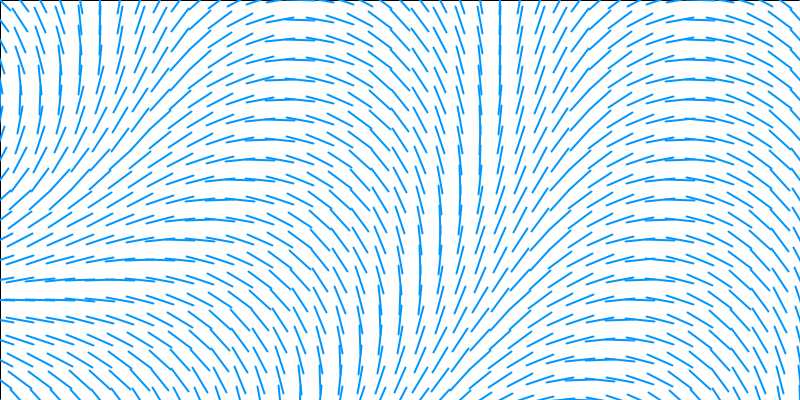
Frame 1 (no input)
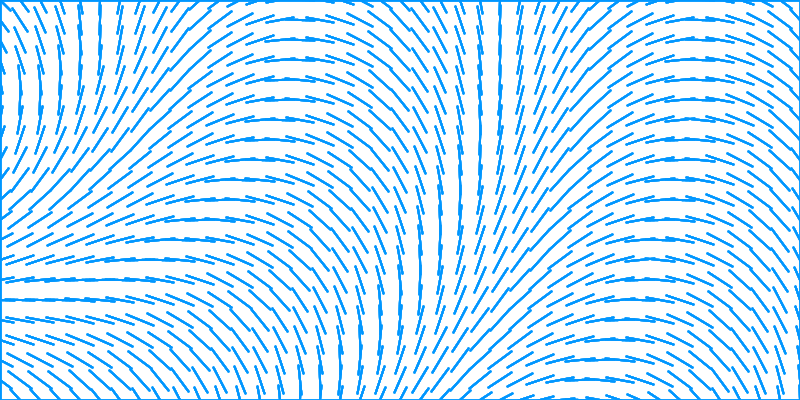
Frame 60 (the mouse pressed at the canvas centre just before this capture)
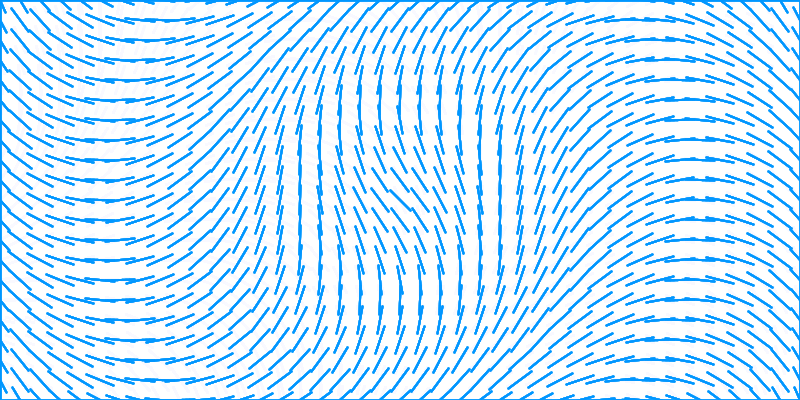
Frame 120 (the mouse held since frame 60 and released just before this capture)

The Processing sketch that drew these frames (run headless with seeded random() and noise(); from frame 60 on, the mouse is pressed at the canvas centre):

// Processing sketch: processing_94750
// ── processing_94750.pde

float s;
float cell=20;
float ll=cell;


void setup(){
  size(800,400);
  background(255);  
}

void draw(){
  //background(255);
  fill(255,20);
  rect(0,0,width,height);
  for(int i=0; i<=width;i+=cell){
   for(int j=0; j<=height;j+=cell){
    s= dist(mouseX,mouseY,i,j);
    s=map(s,0,width,0,2*PI);
    
    stroke(0,150,255);
    strokeWeight(2);
    pushMatrix();
    translate(i,j);
    rotate(s);
    line(-ll/2,-ll/2,ll/2,ll/2);
    popMatrix();
   } 
  }
  
}
